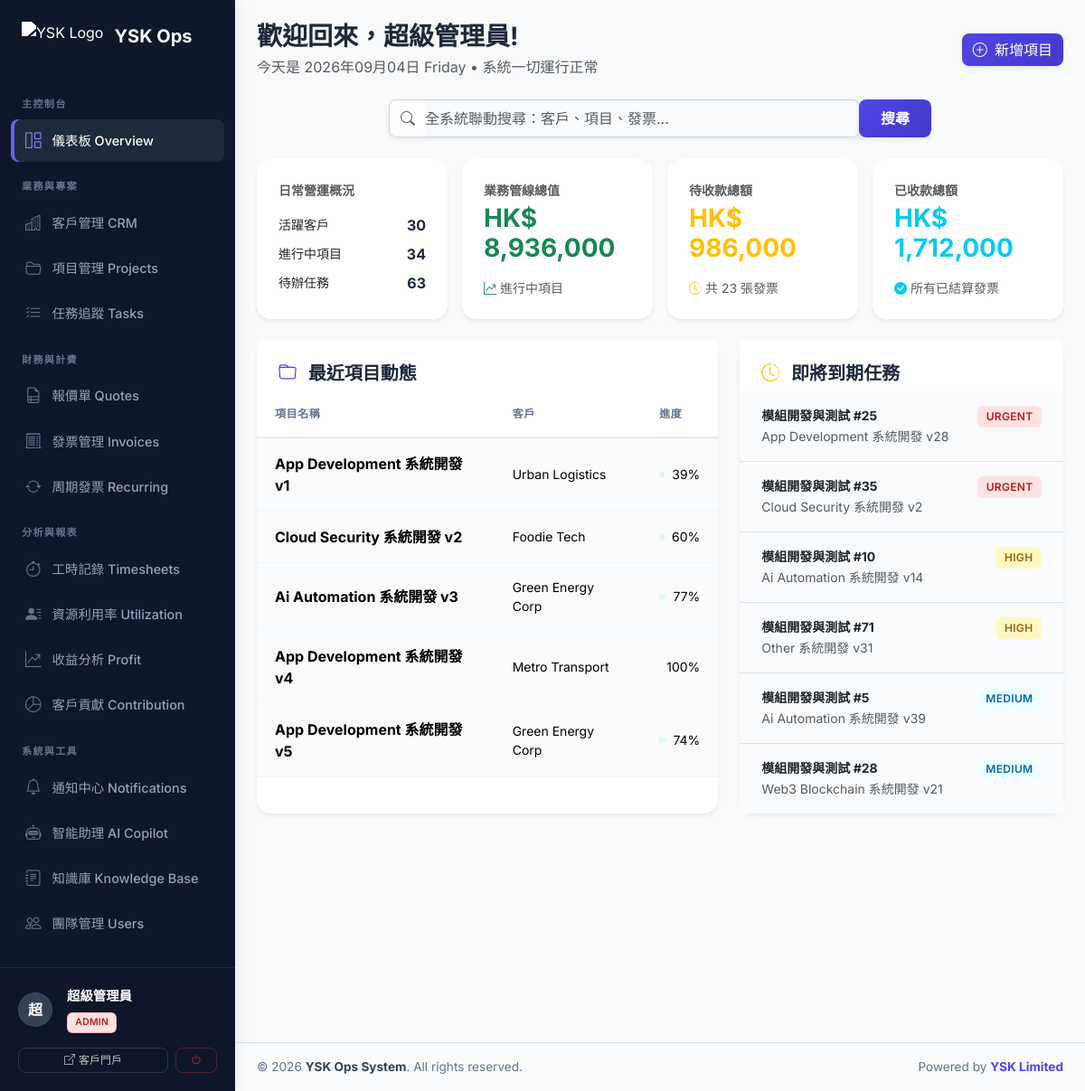
/index.php (signed in), run on the app's committed database.
### tables this page shows
CREATE TABLE projects (
    id INT AUTO_INCREMENT PRIMARY KEY,
    client_id INT NOT NULL,
    title VARCHAR(200) NOT NULL,
    description TEXT,
    service_type ENUM('ai_automation', 'app_development', 'cloud_security', 'web3_blockchain', 'other') NOT NULL,
    status ENUM('planning', 'in_progress', 'review', 'completed', 'on_hold', 'cancelled') DEFAULT 'planning',
    start_date DATE,
    end_date DATE,
    budget DECIMAL(12,2) DEFAULT 0,
    progress_percent INT DEFAULT 0 CHECK (progress_percent BETWEEN 0 AND 100),
    assigned_pm_id INT,
    created_by INT,
    quote_id INT NULL,
    created_at TIMESTAMP DEFAULT CURRENT_TIMESTAMP,
    updated_at TIMESTAMP DEFAULT CURRENT_TIMESTAMP ON UPDATE CURRENT_TIMESTAMP,
    FOREIGN KEY (client_id) REFERENCES clients(id) ON DELETE CASCADE,
    FOREIGN KEY (assigned_pm_id) REFERENCES users(id) ON DELETE SET NULL,
    FOREIGN KEY (created_by) REFERENCES users(id) ON DELETE SET NULL,
    FULLTEXT KEY ft_projects (title, description)
);

CREATE TABLE clients (
    id INT AUTO_INCREMENT PRIMARY KEY,
    username VARCHAR(50) UNIQUE,
    password_hash VARCHAR(255),
    company_name VARCHAR(150) NOT NULL,
    contact_person VARCHAR(100),
    email VARCHAR(100),
    phone VARCHAR(20),
    address TEXT,
    notes TEXT,
    status ENUM('active', 'inactive', 'lead') DEFAULT 'active',
    created_at TIMESTAMP DEFAULT CURRENT_TIMESTAMP,
    updated_at TIMESTAMP DEFAULT CURRENT_TIMESTAMP ON UPDATE CURRENT_TIMESTAMP,
    FULLTEXT KEY ft_clients (company_name, contact_person, email, notes)
);

CREATE TABLE tasks (
    id INT AUTO_INCREMENT PRIMARY KEY,
    project_id INT NOT NULL,
    title VARCHAR(200) NOT NULL,
    description TEXT,
    assigned_to_id INT,
    status ENUM('todo', 'in_progress', 'review', 'done') DEFAULT 'todo',
    priority ENUM('low', 'medium', 'high', 'urgent') DEFAULT 'medium',
    due_date DATE,
    estimated_hours DECIMAL(6,2) DEFAULT 0,
    logged_hours DECIMAL(6,2) DEFAULT 0,
    created_at TIMESTAMP DEFAULT CURRENT_TIMESTAMP,
    updated_at TIMESTAMP DEFAULT CURRENT_TIMESTAMP ON UPDATE CURRENT_TIMESTAMP,
    FOREIGN KEY (project_id) REFERENCES projects(id) ON DELETE CASCADE,
    FOREIGN KEY (assigned_to_id) REFERENCES users(id) ON DELETE SET NULL
);

### index.php (the view, shortened to what the rows shown need)
<?php
require_once 'includes/db.php';
require_once 'includes/auth.php';
$login_error = '';
$show_login = true;
if (is_logged_in()) {
    $show_login = false;
    $user = current_user();
    $recent_projects = db_fetch_all("
        SELECT p.*, c.company_name FROM projects p JOIN clients c ON p.client_id = c.id ORDER BY p.updated_at DESC LIMIT 5
    ");
    $recent_tasks = db_fetch_all("
        SELECT t.*, p.title as project_title FROM tasks t JOIN projects p ON t.project_id = p.id
        WHERE t.status != 'done' ORDER BY t.due_date ASC, CASE t.priority WHEN 'urgent' THEN 1 WHEN 'high' THEN 2 WHEN 'medium' THEN 3 ELSE 4 END LIMIT 6
    ");
}
include 'includes/header.php';
?>
<?php if ($show_login): ?>
    <style>
        body {
            background: linear-gradient(135deg, #0f172a 0%, #1e1b4b 100%) !important;
            min-height: 100vh; display: flex !important; align-items: center !important; justify-content: center !important; padding: 20px;
        }
        .login-card { background: #ffffff; border-radius: 16px; box-shadow: 0 25px 50px -12px rgba(0,0,0,0.35); border: none; width: 100%; max-width: 440px; z-index: 10; }
        .login-input-group .input-group-text { background-color: #f8fafc; color: #94a3b8; }
        .login-form-control:focus { box-shadow: none; border-color: #6366f1; }
        .btn-indigo { background: linear-gradient(135deg, #4f46e5 0%, #6366f1 100%); color: white; border: none; padding: 12px; font-weight: 600; transition: 0.2s; }
        .btn-indigo:hover { background: linear-gradient(135deg, #3730a3 0%, #4f46e5 100%); color: white; box-shadow: 0 4px 12px rgba(79, 70, 229, 0.3); }
    </style>
    <div class="login-card shadow-lg my-auto">
        <div class="p-4 p-md-5">
            <div class="text-center mb-4">
                <img src="https://ysk.hk/logo.svg" alt="YSK Logo" style="height: 48px; width: auto; margin-bottom: 16px;">
                <h4 class="fw-bold" style="color: #1e293b;">YSK 業務運作系統</h4>
                <p class="text-muted small mb-0">內部核心管理與營運分析平台</p>
            </div>
            <?php if ($login_error): ?>
                <div class="alert alert-danger border-0 small py-2 shadow-sm"><i class="bi bi-exclamation-circle me-2"></i><?= htmlspecialchars($login_error) ?></div>
            <?php endif; ?>
            <form method="POST">
                <input type="hidden" name="login" value="1">
                <div class="mb-3">
                    <label class="form-label fw-semibold small mb-1" style="color: #475569;">使用者名稱</label>
                    <div class="input-group login-input-group">
                        <span class="input-group-text"><i class="bi bi-person"></i></span>
                        <input type="text" name="username" class="form-control login-form-control shadow-none border-start-0 ps-0" autocomplete="username" required autofocus>
                    </div>
                </div>
                <div class="mb-4">
                    <label class="form-label fw-semibold small mb-1" style="color: #475569;">安全密碼</label>
                    <div class="input-group login-input-group">
                        <span class="input-group-text"><i class="bi bi-lock"></i></span>
                        <input type="password" name="password" class="form-control login-form-control shadow-none border-start-0 ps-0" autocomplete="current-password" required>
                    </div>
                </div>
                <button type="submit" class="btn btn-indigo w-100 rounded-3 shadow-sm py-2">
                    安全登入 <i class="bi bi-arrow-right-short ms-1"></i>
                </button>
            </form>
        </div>
    </div>
<?php else: ?>
    <div class="d-flex align-items-stretch" style="min-height: 100vh; width: 100%;">
        <div class="flex-grow-1 d-flex flex-column" style="background-color: #f8f9fa; min-width: 0;">
            <div class="p-3 p-md-4 flex-grow-1">
                <div class="d-flex flex-column flex-md-row justify-content-between align-items-md-center mb-4 gap-3">
                    <div class="d-flex align-items-center">
                        <div>
                            <h1 class="h3 fw-bold mb-1" style="color: #1e293b;">歡迎回來，<?= htmlspecialchars(explode(' ', $user['full_name'] ?? 'Team')[0]) ?>!</h1>
                        </div>
                    </div>
                </div>
                <div class="row g-4">
                    <div class="col-xl-7">
                        <div class="card border-0 shadow-sm h-100">
                            <div class="card-body p-0">
                                <div class="table-responsive">
                                    <table class="table table-hover align-middle mb-0">
                                        <thead><tr><th class="ps-4">項目名稱</th><th>客戶</th><th>進度</th></tr></thead>
                                        <tbody>
                                            <?php foreach ($recent_projects as $p): ?>
                                            <tr>
                                                <td class="ps-4"><strong><?= htmlspecialchars($p['title'] ?? '') ?></strong></td>
                                                <td class="small"><?= htmlspecialchars($p['company_name'] ?? '') ?></td>
                                                <td>
                                                    <div class="d-flex align-items-center gap-2">
                                                        <div class="progress flex-grow-1" style="height: 6px;"><div class="progress-bar bg-success" style="width: <?= $p['progress_percent'] ?>%"></div></div>
                                                        <small><?= $p['progress_percent'] ?>%</small>
                                                    </div>
                                                </td>
                                            </tr>
                                            <?php endforeach; ?>
                                        </tbody>
                                    </table>
                                </div>
                            </div>
                        </div>
                    </div>
                    <div class="col-xl-5">
                        <div class="card border-0 shadow-sm h-100">
                            <div class="card-body p-0">
                                <ul class="list-group list-group-flush">
                                    <?php foreach ($recent_tasks as $t):
                                        $priority_class = ['urgent' => 'danger', 'high' => 'warning', 'medium' => 'info', 'low' => 'secondary'][$t['priority'] ?? 'medium'] ?? 'secondary';
                                    ?>
                                    <li class="list-group-item d-flex justify-content-between align-items-start p-3 px-4">
                                        <div>
                                            <div class="fw-bold small"><?= htmlspecialchars($t['title'] ?? '') ?></div>
                                            <small class="text-muted"><?= htmlspecialchars($t['project_title'] ?? '') ?></small>
                                        </div>
                                        <span class="badge bg-<?= $priority_class ?> bg-opacity-10 text-<?= $priority_class ?>"><?= strtoupper($t['priority'] ?? '') ?></span>
                                    </li>
                                    <?php endforeach; ?>
                                </ul>
                            </div>
                        </div>
                    </div>
                </div>
            <?php endif; ?>
<?php include 'includes/footer.php'; ?>

### data on the page
projects: title "App Development 系統開發 v1", client.company_name "Urban Logistics", progress_percent "39"
projects: title "Cloud Security 系統開發 v2", client.company_name "Foodie Tech", progress_percent "60"
projects: title "Ai Automation 系統開發 v3", client.company_name "Green Energy Corp", progress_percent "77"
projects: title "App Development 系統開發 v4", client.company_name "Metro Transport", progress_percent "100"
projects: title "App Development 系統開發 v5", client.company_name "Green Energy Corp", progress_percent "74"
tasks: title "模組開發與測試 #25", project.title "App Development 系統開發 v28", priority "URGENT"
tasks: title "模組開發與測試 #35", project.title "Cloud Security 系統開發 v2", priority "URGENT"
tasks: title "模組開發與測試 #10", project.title "Ai Automation 系統開發 v14", priority "HIGH"
tasks: title "模組開發與測試 #71", project.title "Other 系統開發 v31", priority "HIGH"
tasks: title "模組開發與測試 #5", project.title "Ai Automation 系統開發 v39", priority "MEDIUM"
tasks: title "模組開發與測試 #28", project.title "Web3 Blockchain 系統開發 v21", priority "MEDIUM"

### other printed values
$avatar_char "超"
$user_name "超級管理員"
$user_role "ADMIN"
explode(' ', $user['full_name'] ?? 'Team')[0] "超級管理員"
$stats['clients'] "30"
$stats['projects'] "34"
$stats['tasks_todo'] "63"
$stats['pipeline_value'] "8,936,000"
$stats['pending_revenue'] "986,000"
$stats['invoices_pending_count'] "23"
$stats['total_revenue'] "1,712,000"
